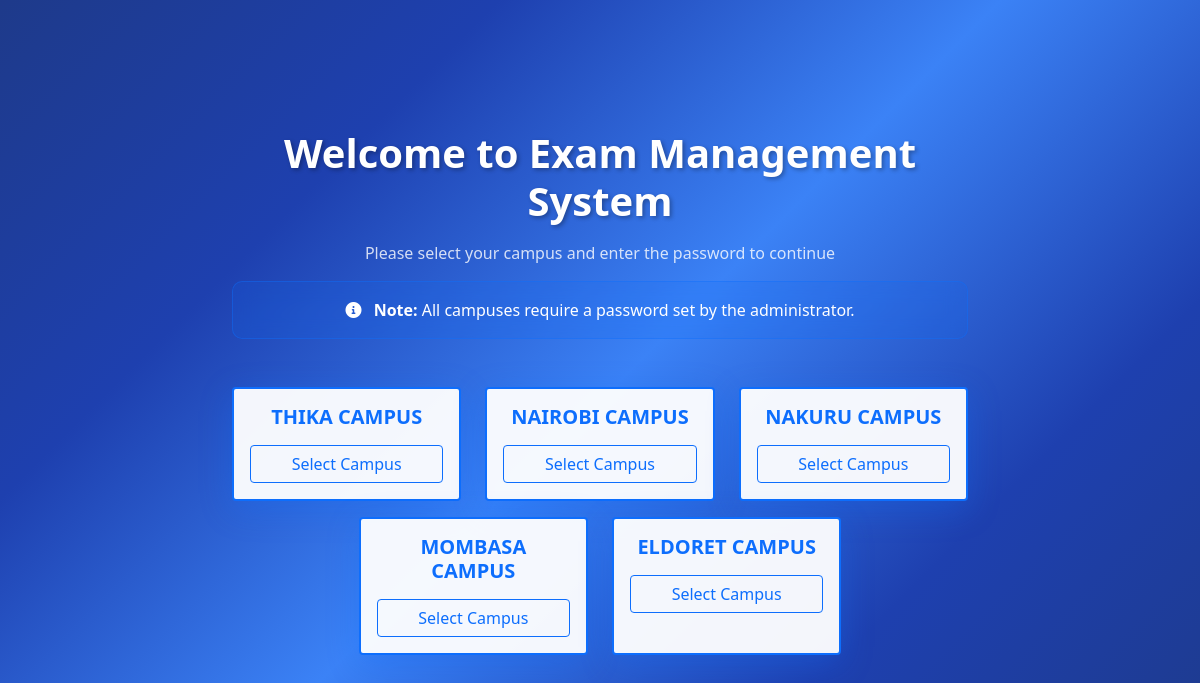
The page / on the database its author committed.
### exams/models.py (models this page shows, shortened)
class Campus(models.Model):
    name = models.CharField(max_length=100, unique=True)

### exams/views.py (the view, shortened to what this page needs)
# urls.py: path('', campus_select, name='campus_select'),
def campus_select(request):
    campuses = Campus.objects.all()
    return render(request, 'campus_select.html', {'campuses': campuses})

### templates/campus_select.html (shortened to what this page needs)
<!DOCTYPE html>
<html lang="en">
<head>
    <link href="https://cdn.jsdelivr.net/npm/bootstrap@5.1.3/dist/css/bootstrap.min.css" rel="stylesheet">
    <link href="https://cdnjs.cloudflare.com/ajax/libs/font-awesome/6.0.0/css/all.min.css" rel="stylesheet">
</head>
<body>
    <div class="container">
        <div class="row justify-content-center">
            <div class="col-md-8">
                <div class="text-center mb-5">
                    <h1 class="text-white mb-3">Welcome to Exam Management System</h1>
                    <p class="text-white-50">Please select your campus and enter the password to continue</p>
                    <div class="alert alert-info">
                        <i class="fas fa-info-circle me-2"></i>
                        <strong>Note:</strong> All campuses require a password set by the administrator.
                    </div>
                </div>
                <form method="post" id="campusForm">
                    <div class="row justify-content-center">
                        {% for campus in campuses %}
                        <div class="col-md-4 mb-3">
                            <div class="card campus-card h-100" data-campus-id="{{ campus.id }}">
                                <div class="card-body text-center">
                                    <h5 class="card-title">{{ campus.name }}</h5>
                                    <button type="button" class="btn btn-outline-primary mt-2 w-100 select-campus-btn">
                                        Select Campus
                                    </button>
                                </div>
                            </div>
                        </div>
                        {% endfor %}
                    </div>
                </form>
            </div>
        </div>
    </div>
</body>
</html>

### templates/campus_select.html (style rules this page uses)
body { background: linear-gradient(135deg, #1e3a8a 0%, #1e40af 25%, #3b82f6 50%, #1e40af 75%, #1e3a8a 100%); min-height: 100vh; display: flex; align-items: center; color: #ffffff; }
.campus-card { transition: transform 0.3s ease; cursor: pointer; background: rgba(255, 255, 255, 0.95); border: 2px solid #0d6efd; box-shadow: 0 8px 32px rgba(13, 110, 253, 0.3); }
.alert { border-radius: 10px; margin-bottom: 20px; background: rgba(255, 255, 255, 0.1); border: 1px solid rgba(255, 255, 255, 0.3); color: #ffffff; backdrop-filter: blur(10px); }
.alert-info { background: rgba(13, 110, 253, 0.15); border-color: rgba(13, 110, 253, 0.4); }
.btn-outline-primary { border-color: #0d6efd; color: #0d6efd; background: transparent; }
.card-title { color: #0d6efd; font-weight: bold; }
.text-white-50 { color: rgba(255, 255, 255, 0.8) !important; }
h1 { text-shadow: 2px 2px 4px rgba(0, 0, 0, 0.3); font-weight: bold; }

### rows shown on the page
Campus: name "THIKA CAMPUS"
Campus: name "NAIROBI CAMPUS"
Campus: name "NAKURU CAMPUS"
Campus: name "MOMBASA CAMPUS"
Campus: name "ELDORET CAMPUS"
